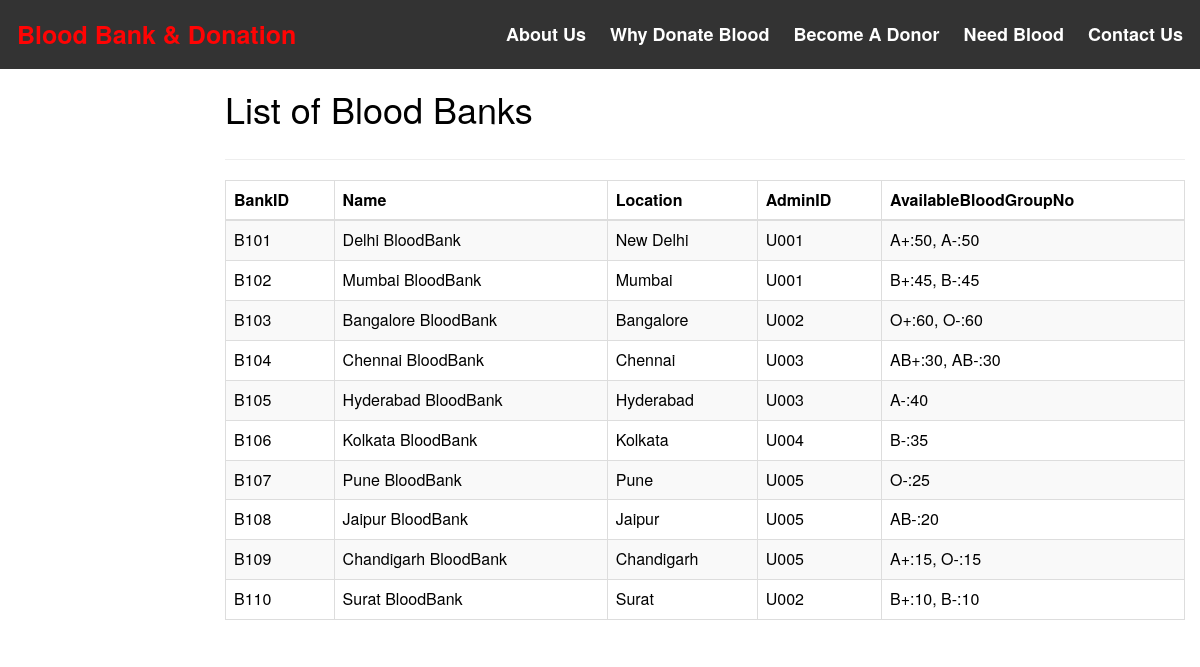
/bloodbank_list.php, run on the app's committed database.
### tables this page shows
CREATE TABLE BloodBank (
    BankID VARCHAR(10) PRIMARY KEY,
    Name VARCHAR(100) NOT NULL,
    Location VARCHAR(100) NOT NULL,
     
    AdminID VARCHAR(10),
    AvailableBloodGroupNo TEXT,
    FOREIGN KEY (AdminID) REFERENCES UserAdmin(UserID)
);

### bloodbank_list.php (the view, shortened to what this page needs)
<?php
$active = 'bloodbank';
include('head.php');
?>
<!DOCTYPE html>
<html lang="en">
<head>
  <link rel="stylesheet" href="https://maxcdn.bootstrapcdn.com/bootstrap/3.4.1/css/bootstrap.min.css">
</head>
<body style="color:black">
<div id="content">
  <div class="content-wrapper">
    <div class="container-fluid">
      <div class="row">
        <div class="col-md-12 lg-12 sm-12">
          <h1 class="page-title">List of Blood Banks</h1>
        </div>
      </div>
      <hr>
      <div class="table-responsive">
        <table class="table table-bordered table-striped table-hover">
          <thead class="thead-dark">
            <tr>
              <?php
              include 'conn.php';
              $sql_columns = "SHOW COLUMNS FROM BloodBank";
              $result_columns = mysqli_query($conn, $sql_columns);
              if (mysqli_num_rows($result_columns) > 0) {
                  while ($column = mysqli_fetch_assoc($result_columns)) {
                      echo '<th scope="col">' . htmlspecialchars(ucwords(str_replace('_', ' ', $column['Field']))) . '</th>';
                  }
              }
              ?>
            </tr>
          </thead>
          <tbody>
            <?php
            $sql = "SELECT * FROM BloodBank";
            $result = mysqli_query($conn, $sql);
            if (mysqli_num_rows($result) > 0) {
                while ($row = mysqli_fetch_assoc($result)) {
                    echo '<tr>';
                    foreach ($row as $value) {
                        echo '<td>' . htmlspecialchars($value) . '</td>';
                    }
                    echo '</tr>';
                }
            } else {
                echo '<tr><td colspan="' . mysqli_num_fields($result_columns) . '" class="text-center">No blood banks found.</td></tr>';
            }
            ?>
          </tbody>
        </table>
      </div>
    </div>
  </div>
</div>
</body>
</html>

### head.php (shortened to what this page needs)
<html>
<head>
</head>
<body>
  <div class="header">
    <a href="home.php" class="logo"<?php if($active=='home') echo "class='logo2'"; ?>>Blood Bank & Donation </a>
    <div class="header-right">
    <a href="about_us.php"  <?php if($active=='about') echo "class='act'"; ?> >About Us</a>
    <a href="why_donate_blood.php"  <?php if($active=='why') echo "class='act'"; ?>>Why Donate Blood</a>
      <a href="donate_blood.php"  <?php if($active=='donate') echo "class='act'"; ?>>Become A Donor</a>
      <a href="need_blood.php" <?php if($active=='need') echo "class='act'"; ?>>Need Blood</a>
      <a href="contact_us.php" <?php if($active=='contact') echo "class='act'"; ?>>Contact Us</a>
    </div>
  </div>
</body>
</html>

### head.php (style rules this page uses)
.header { overflow:hidden; background-color: #333; top: 0; width:100%; padding: 10px 5px; color:#FF0404 ; }
.header a { float: left; color: white; text-align: center; padding: 12px; text-decoration: none; font-size: 18px; line-height: 25px; border-radius: 4px; font-weight:bold; }
.header a.logo { font-size: 25px; font-weight: bold; color:#FF0404 ; }
.header-right { float: right; }

### bloodbank_list.php (style rules this page uses)
#content { position: relative; margin-left: 210px; }

### data on the page
bloodbank: BankID "B101", Name "Delhi BloodBank", Location "New Delhi", AdminID "U001", AvailableBloodGroupNo "A+:50, A-:50"
bloodbank: BankID "B102", Name "Mumbai BloodBank", Location "Mumbai", AdminID "U001", AvailableBloodGroupNo "B+:45, B-:45"
bloodbank: BankID "B103", Name "Bangalore BloodBank", Location "Bangalore", AdminID "U002", AvailableBloodGroupNo "O+:60, O-:60"
bloodbank: BankID "B104", Name "Chennai BloodBank", Location "Chennai", AdminID "U003", AvailableBloodGroupNo "AB+:30, AB-:30"
bloodbank: BankID "B105", Name "Hyderabad BloodBank", Location "Hyderabad", AdminID "U003", AvailableBloodGroupNo "A-:40"
bloodbank: BankID "B106", Name "Kolkata BloodBank", Location "Kolkata", AdminID "U004", AvailableBloodGroupNo "B-:35"
bloodbank: BankID "B107", Name "Pune BloodBank", Location "Pune", AdminID "U005", AvailableBloodGroupNo "O-:25"
bloodbank: BankID "B108", Name "Jaipur BloodBank", Location "Jaipur", AdminID "U005", AvailableBloodGroupNo "AB-:20"
bloodbank: BankID "B109", Name "Chandigarh BloodBank", Location "Chandigarh", AdminID "U005", AvailableBloodGroupNo "A+:15, O-:15"
bloodbank: BankID "B110", Name "Surat BloodBank", Location "Surat", AdminID "U002", AvailableBloodGroupNo "B+:10, B-:10"

### other printed values
str_replace('_', ' ', $column['Field']) "BankID"
str_replace('_', ' ', $column['Field']) "Name"
str_replace('_', ' ', $column['Field']) "Location"
str_replace('_', ' ', $column['Field']) "AdminID"
str_replace('_', ' ', $column['Field']) "AvailableBloodGroupNo"
